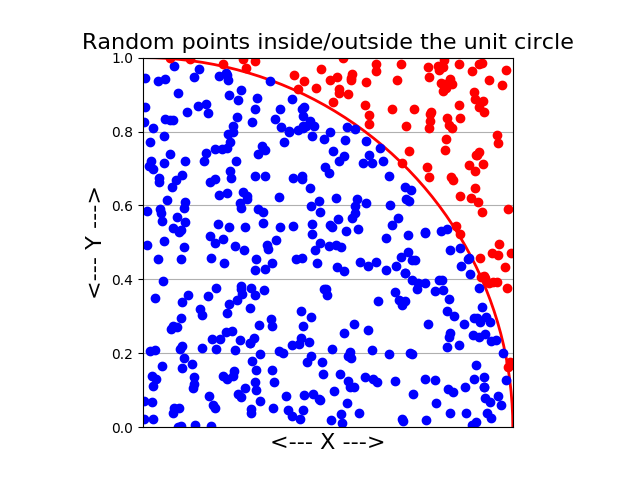

Generate this figure with Python:
#! /usr/bin/env python3
#
def circle_scatters ( ):

#*****************************************************************************80
#
## circle_scatters plots data in and out of a circle.
#
#  Licensing:
#
#    This code is distributed under the GNU LGPL license.
#
#  Modified:
#
#    28 May 2016
#
#  Author:
#
#    John Burkardt
#
  import matplotlib.pyplot as plt
  import numpy as np
  import platform

  print ( '' )
  print ( 'circle_scatters:' )
  print ( '  Python version: %s' % ( platform.python_version ( ) ) )
  print ( '  Make a scatterplot of two sets of data representing' )
  print ( '  points in the unit square that are also in or not in' )
  print ( '  the unit circle.' )
#
#  Read the pairs "in circle" data from the file.
#
  xi = []
  yi = []
  ni = 0

  file = open ( 'circle1_data.txt', 'r' )

  for line in file:
    line = line.strip ( )
    columns = line.split ( )
    xi.append ( float ( columns[0] ) )
    yi.append ( float ( columns[1] ) )
    ni = ni + 1

  file.close ( )
#
#  Read the pairs "iout circle" data from the file.
#
  xo = []
  yo = []
  no = 0

  file = open ( 'circle2_data.txt', 'r' )

  for line in file:
    line = line.strip ( )
    columns = line.split ( )
    xo.append ( float ( columns[0] ) )
    yo.append ( float ( columns[1] ) )
    no = no + 1

  file.close ( )
#
#  Report on the estimate for pi:
#
  print ( '' )
  print ( '  Number of points inside the circle = %d' % ( ni ) )
  print ( '  Number outside                     = %d' % ( no ) )
  print ( '  Total                              = %d' % ( ni + no ) )
  print ( '  Estimate for PI                    = %d' % ( 4.0 * float ( ni ) / float ( ni + no ) ) )
#
#  Set up points on a circle
#
  nc = 50
  t = np.linspace ( 0.0, 0.5 * np.pi, nc )
  xc = np.cos ( t )
  yc = np.sin ( t )
#
#  Plot the data.
#
  plt.plot ( xc, yc, linewidth = 2, color = 'r' )
  plt.plot ( xi, yi, 'bo' )
  plt.plot ( xo, yo, 'ro' )
  plt.axis ( [ 0.0, 1.0, 0.0, 1.0] )
  plt.gca().set_aspect ( 'equal', adjustable = 'box' )
  plt.grid ( True )
  plt.xlabel ( '<--- X --->', fontsize = 16 )
  plt.ylabel ( '<--- Y --->', fontsize = 16 )
  plt.title ( 'Random points inside/outside the unit circle', fontsize = 16 )
  filename = 'circle_scatters.png'
  plt.savefig ( filename )
  print ( '' )
  print ( '  Graphics saved as "%s"' % ( filename ) )
  plt.show ( block = False )
#
#  Terminate.
#
  print ( '' )
  print ( 'circle_scatters' )
  print ( '  Normal end of execution.' )
  return

if ( __name__ == '__main__' ):
  from timestamp import timestamp
  timestamp ( )
  circle_scatters ( )
  timestamp ( )
 
